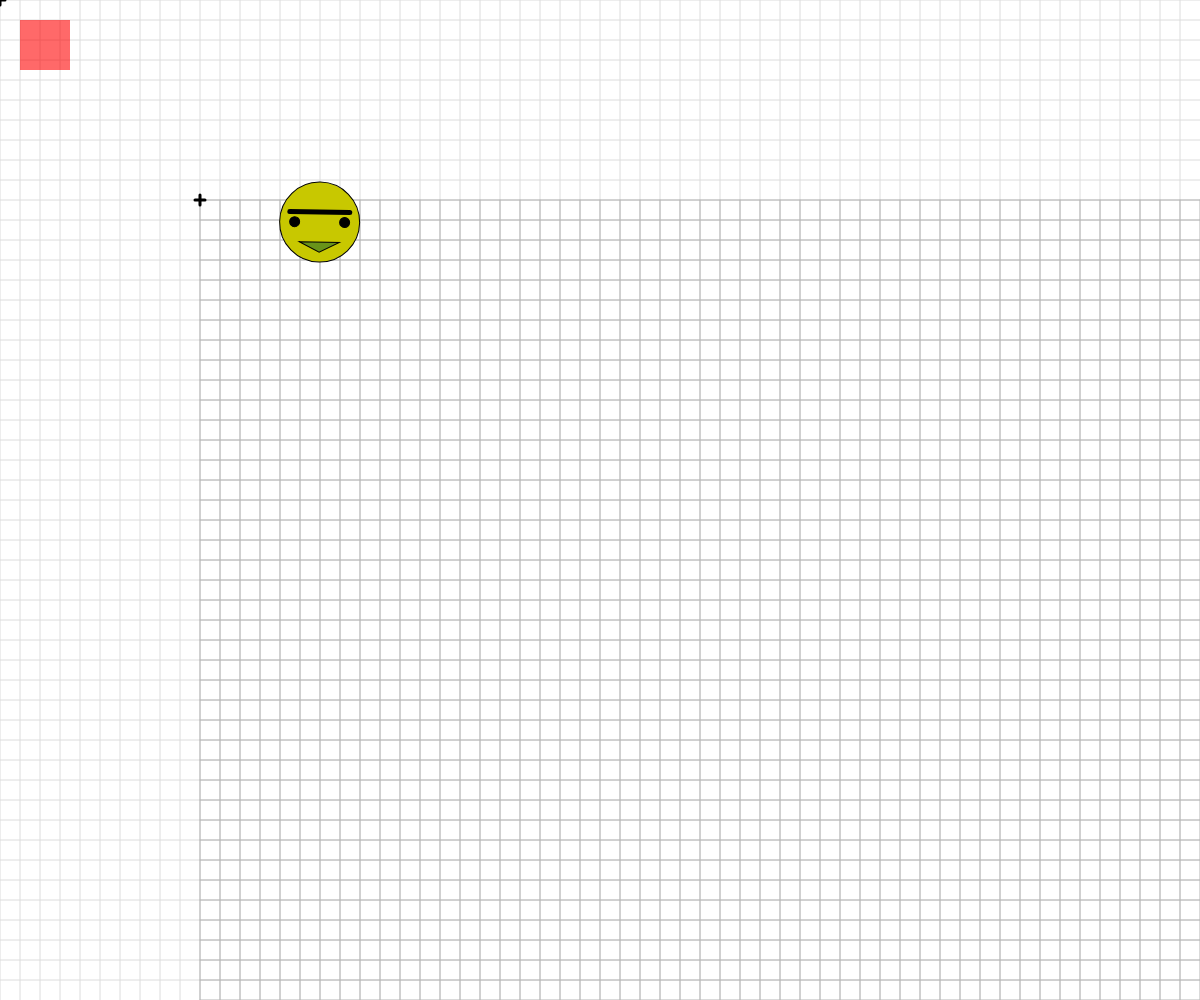
Frame 1 (no input)
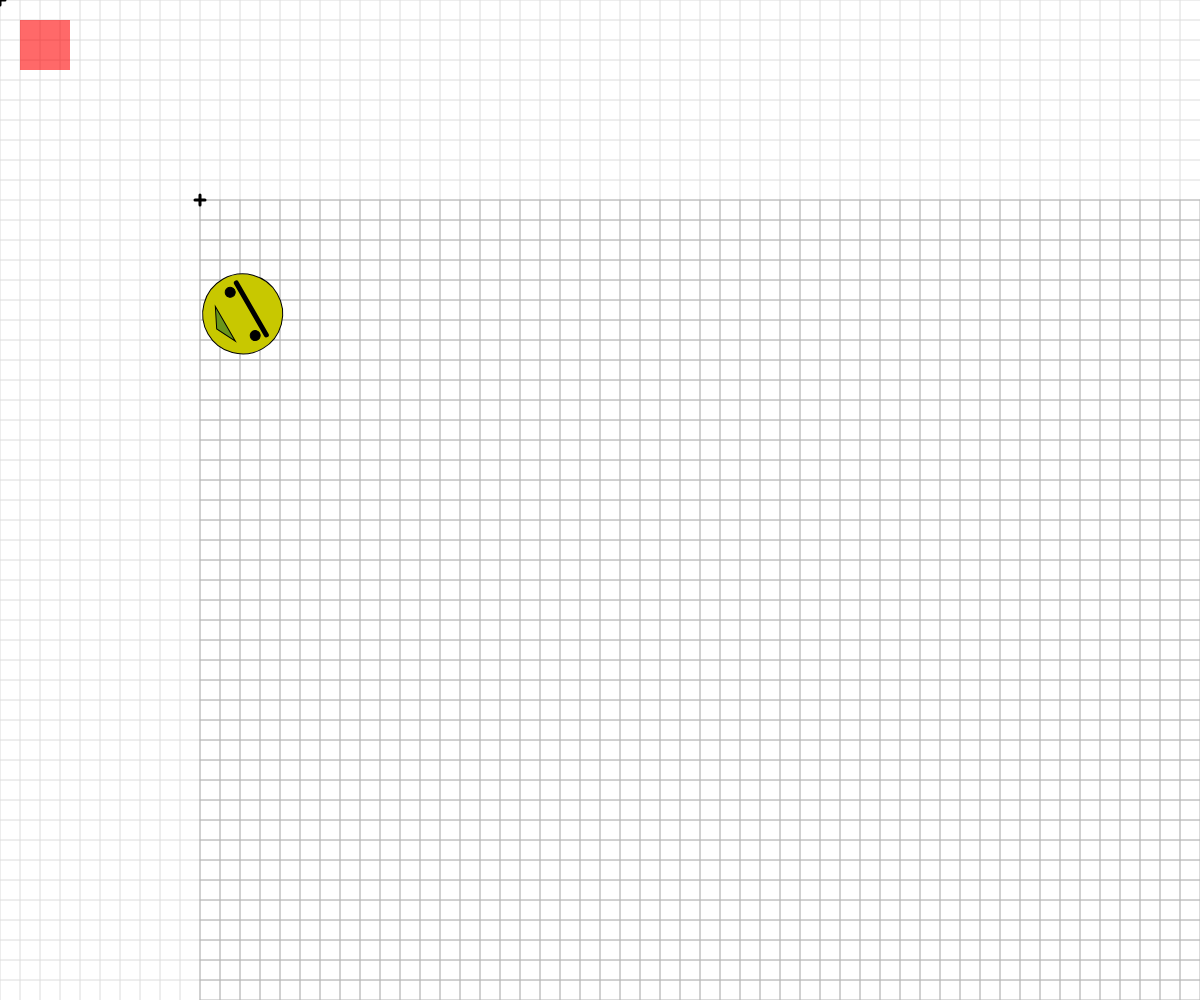
Frame 60 (no input)
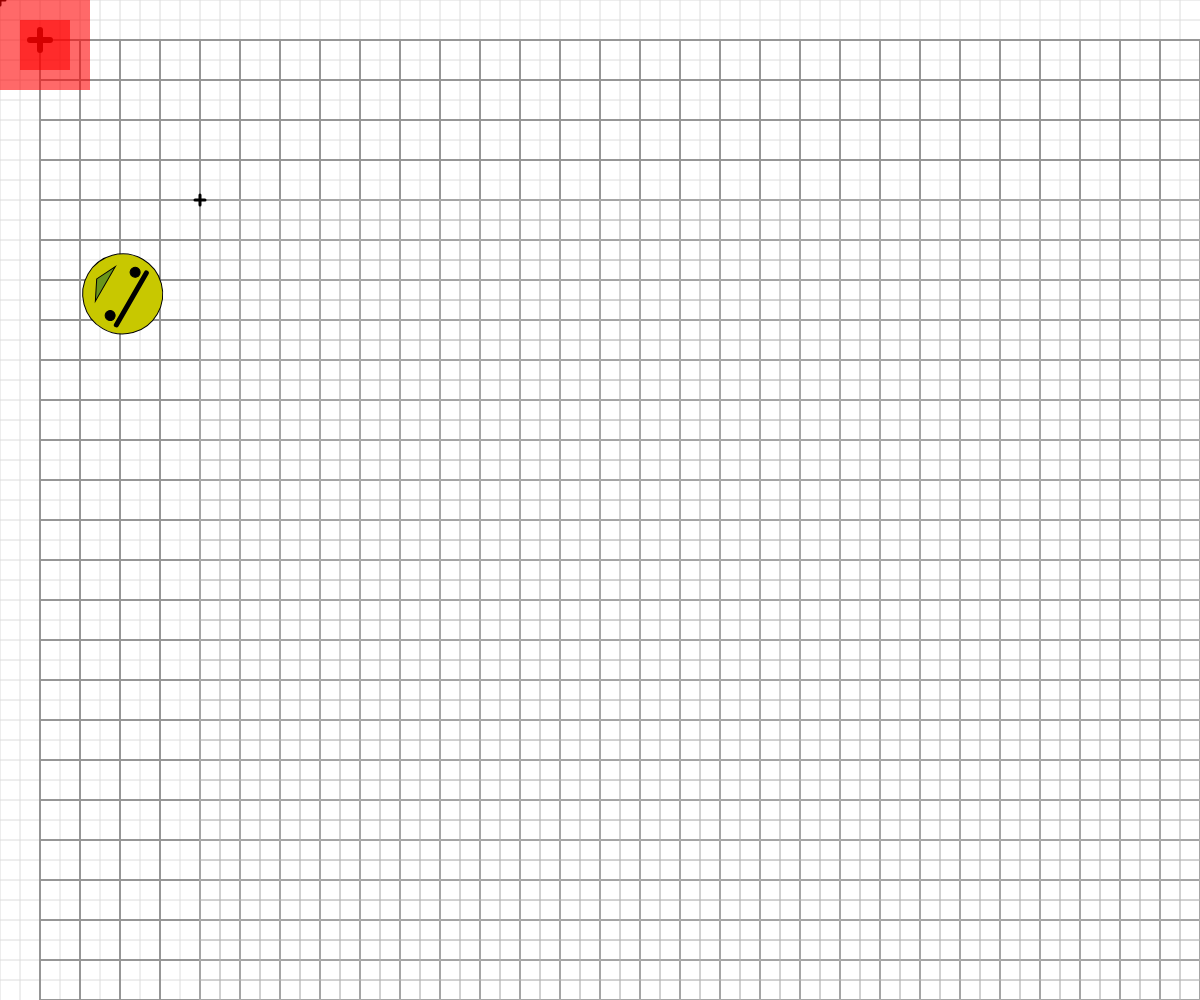
Frame 120 (the mouse pressed at the canvas centre since frame 60)

The p5.js sketch that drew these frames (run headless with seeded random() and noise() and a simulated clock; from frame 60 on, the mouse is pressed at the canvas centre):

// p5.js sketch
// ── sketch.js
// Basic Transformations Sandbox


let originalSpacing = 20;


function setup() {
  createCanvas(windowWidth, windowHeight);
}

function draw() {
   background(255);
   drawBasicGrid(220);
  

  //transformation one: TRANSLATION
//  push();
//  translate(120,120);
//  drawBasicGrid(150);
//  rectangleRed(40,20);
//  pop();  
//  rectangleBlue(40,20);

  //add push()  pop()




  //transformation two: SCALE
push();
rectMode(CENTER);
translate(40,40);





let scaleAmount = map(mouseX, 0, width, 0,4);
scale(scaleAmount);
drawBasicGrid(150);
rectangleRed(0,0);
pop();




  //transformation three: ROTATION
  //reminder: rotations are measured in radians, not degrees! Functions can help with the conversion...
 angleMode(DEGREES);
 push();
 rectangleRed(20,20);
translate(200,200);
drawBasicGrid(180); 
 rotate(frameCount%360);
 //drawBasicGrid(140);
 face(120,20);

 pop();


  //Combinations of Transformations

  

}


function face(x, y) {
  //draw a face at x,y
  push();
  translate(x,y);
  ellipseMode(CENTER);
  fill(200,200,0);
  stroke(0);
  ellipse(0,0,80,80);
  fill(90, 140, 30, 220);
  triangle(-20, 20, 20, 20, 0, 30);
  fill(0);
  ellipse(-25,0,10,10);
  ellipse(25,0,10,10);
  strokeWeight(5);
  line(-30,-10,30,-10);
  strokeWeight(1);
  pop();

}

function rectangleRed(x, y) {
  //draw a red rectangle at x,y (sized 50 pixels square) - to visualize what happens to the coordinate system
  //when different basic transformations are applied.
  noStroke();
  fill(255, 0, 0, 150);
  rect(x, y, 50, 50);

}

function rectangleBlue(x, y) {
  //draw a red rectangle at x,y (sized 50 pixels square) - to visualize what happens to the coordinate system
  //when different basic transformations are applied.
  noStroke();
  fill(0, 0, 255, 150);
  rect(x, y, 50, 50);

}

function drawBasicGrid(shade) {
  //draw the normal cartesian Coordinate Grid, in a light color. Spaced at 20 px by default
  stroke(shade);
  for (let x = 0; x < width; x += 20) {
    line(x, 0, x, height);
  }
  for (let y = 0; y < height; y += 20) {
    line(0, y, width, y);
  }

  //Draw "X" at the origin
  strokeWeight(3);
  stroke(0);
  line(-5,0,5,0);
  line(0,5,0,-5);
  strokeWeight(1);
}
